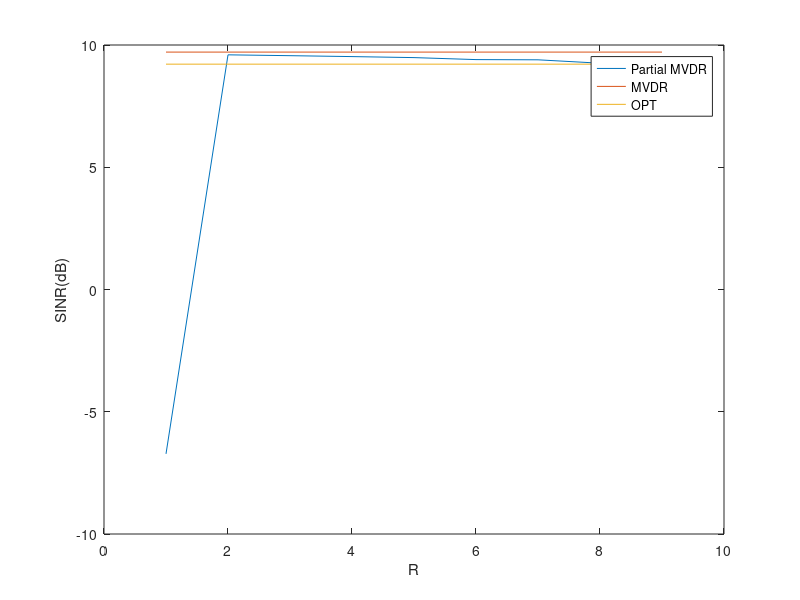

This figure's MATLAB source:
%Array processing course basic code
clear
clc
close all
format shortG
%+++++ BEAMFORMING ++++++++++++++++++++++++++++++++++++++++++++++++++++++++
%----- Scenario -----
%Number of elements in the array
N = 10;
k = 10:1:100;
Rk = 1:1:N-1;
SINAR_partial = zeros(length(Rk),1);
AWN_partial = zeros(length(Rk),1);
let_through_level = 0e-10;
Ns = 10;
[mvdr_gsc,mpdr_gsc] = deal(zeros(Ns,length(k)));
%Inter-element spacing (in wavelength)
d = 0.5;
pos = d * (0:N-1)'; %positions of the antennas
%Mainlobe width
theta_3dB = 0.9/(N*d);
%White noise
sigma2 = 1;	%white noise power
%Interference
thetaj = [-20;15]/180*pi;	%angles of arrival	
INR = [20;20];			%interference to noise ratio (dB)
Pj = sigma2 * 10.^(INR/10);		%interference power
J = length(thetaj);
%Interference + noise covariance matrix
Aj = exp(1i*2*pi*pos*sin(thetaj'));	%interference steering matrix N|J
C = Aj*diag(Pj)*Aj' + sigma2*eye(N);	%interference + noise covariance matrix
%Signal of interest
thetas = 0/180*pi;	%angle of arrival
SNR = 0;            %signal to noise ratio (dB)
Ps = sigma2 * 10^(SNR/10);			%signal power
as = exp(1i*2*pi*pos*sin(thetas));	%steering vector
%Total covariance matrix (signal + interference + noise)
R = Ps*(as*as') + C;


%----- Natural beampattern -----
% %Weight vector (all weights equal to 1/N)
w = ones(N,1); 
w = w/(ones(1,N)*w);  
%Diagram
tab_theta = (-90:0.5:90)/180*pi;        %Angles where to evaluate beampattern
A = exp(1i*2*pi*pos*sin(tab_theta));    %Steering matrix: each column is a(theta)
G = 20*log10(abs(w'*A));        %beampattern (power in dB)

%----- CONVENTIONAL AND OPTIMAL BEAMFORMERS -----
%Looked direction
theta0 = 0/180*pi;
a0 = exp(1i*2*pi*pos*sin(theta0));
%Conventional beamformer
w_CBF = a0; 
w_CBF = w_CBF/(a0'*w_CBF);
G_CBF = 20*log10(abs(w_CBF'*A));        %beampattern (power in dB)
SINR_CBF = Ps*(abs(w_CBF'*as)^2)/(abs(w_CBF'*C*w_CBF)); %SINR
A_WN_CBF = 1/(norm(w_CBF)^2);   %White noise array gain
%Optimal beamformer
w_opt = (C\as); 
w_opt = w_opt/(as'*w_opt);
G_opt = 20*log10(abs(w_opt'*A));
SINR_opt = Ps*(abs(w_opt'*as)^2)/(abs(w_opt'*C*w_opt));
A_WN_opt = 1/(norm(w_opt)^2);


i = 1;
%while (i <= length(k))
%----- ADAPTIVE BEAMFORMING WITH ESTIMATED COVARIANCE MATRICES -----
%Number of snapshots
K = 100;
sample = 1;
%while (sample <= Ns)
%Signal
S = sqrt(Ps/2) * as * (randn(1,K)+1i*randn(1,K));
%Interference + noise
IN = Aj * diag(sqrt(Pj/2)) * (randn(J,K)+1i*randn(J,K));
NOISE = sqrt(sigma2/2)*(randn(N,K)+1i*randn(N,K));
%MVDR-SMI
Y_MVDR = IN + NOISE;
C_hat = (Y_MVDR*Y_MVDR')/K;
w_MVDR_SMI = (C_hat\a0);
w_MVDR_SMI = w_MVDR_SMI / (a0'*w_MVDR_SMI);
G_MVDR_SMI = 20*log10(abs(w_MVDR_SMI'*A));
SINR_MVDR_SMI = Ps*(abs(w_MVDR_SMI'*as)^2)/(abs(w_MVDR_SMI'*C*w_MVDR_SMI));
A_WN_MVDR_SMI = 1 / (norm(w_MVDR_SMI)^2);

for kr = 1:length(Rk)
%----- GSC implementation of MVDR beamformer -----
%Matrix B
B = null(a0')+let_through_level*a0;
%MVDR
Y = Y_MVDR;
%Data in the main and auxilliary channels
d = w_CBF' * Y;     %signal in main channel 1|K
Z = B' * Y;         %signal in auxilliary channels N-1|K
Rz = (Z*Z')/K;      %estimate of R_z
R = kr;
[V, D] = eig(Rz); % sorted eigen value the vector with the highest eigen values are the one containing information on interferences
U = V(:,end-R+1:end);
Z_t = U'*Z;
Rz_t = (Z_t*Z_t')/K;
rdz = Z*d'/K;
Wa_t = (U'*Rz*U)\U'*rdz;

%\U'*B'*Rz*W_CBF;
w_MVDR_SMI_GSC = w_CBF-B*U*Wa_t;
%Estimate covariance matrix and cross correlation
G_MVDR_SMI = 20*log10(abs(w_MVDR_SMI_GSC'*A));
SINAR_partial(kr) = Ps*(abs(w_MVDR_SMI_GSC'*as)^2)/(abs(w_MVDR_SMI_GSC'*C*w_MVDR_SMI_GSC));
AWN_partial(kr) = 1 / (norm(w_MVDR_SMI_GSC)^2);
% legend('boxoff')
end

figure;
plot(Rk,10*log10(SINAR_partial))
hold on
plot(Rk,10*log10(SINR_opt)*ones(length(Rk),1))
hold on
plot(Rk,10*log10(SINR_MVDR_SMI)*ones(length(Rk),1))
legend('Partial MVDR','MVDR','OPT')

xlabel('R')
ylabel('SINR(dB)')

